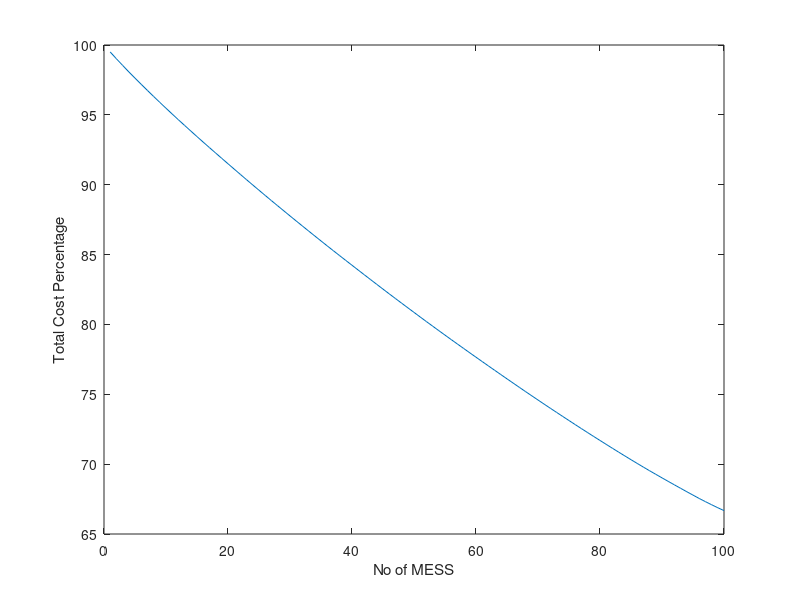

Recreate this plot in MATLAB. (Note: this script raises an error after producing the figure.)
%% figure for percentage gain for K increasin Section V.1 figure 5
load 100_mg_10d_Kwh.mat
load  K_incr_fig_6_KwH.mat
%%
reduced_cost_LP = -abs(cost_red_mat_LP)+sum(min_cost_out(:,2))*ones(size(cost_red_mat_LP,1),size(cost_red_mat_LP,2));
reduced_cost_SP = -abs(cost_red_mat_SP)+sum(min_cost_out(:,2))*ones(size(cost_red_mat_LP,1),size(cost_red_mat_LP,2));

perc_LP = reduced_cost_LP./sum(min_cost_out(:,2));
perc_SP = reduced_cost_SP./sum(min_cost_out(:,2));
%%
figure(11880)
title('Percentage of cost reduction')
plot(100*perc_LP)
xlabel('No of MESS')
ylabel('Total Cost Percentage')
ax = gca;
ax.YGrid = 'on';
%%
print -depsc2 Fig_Kincr_V1.eps